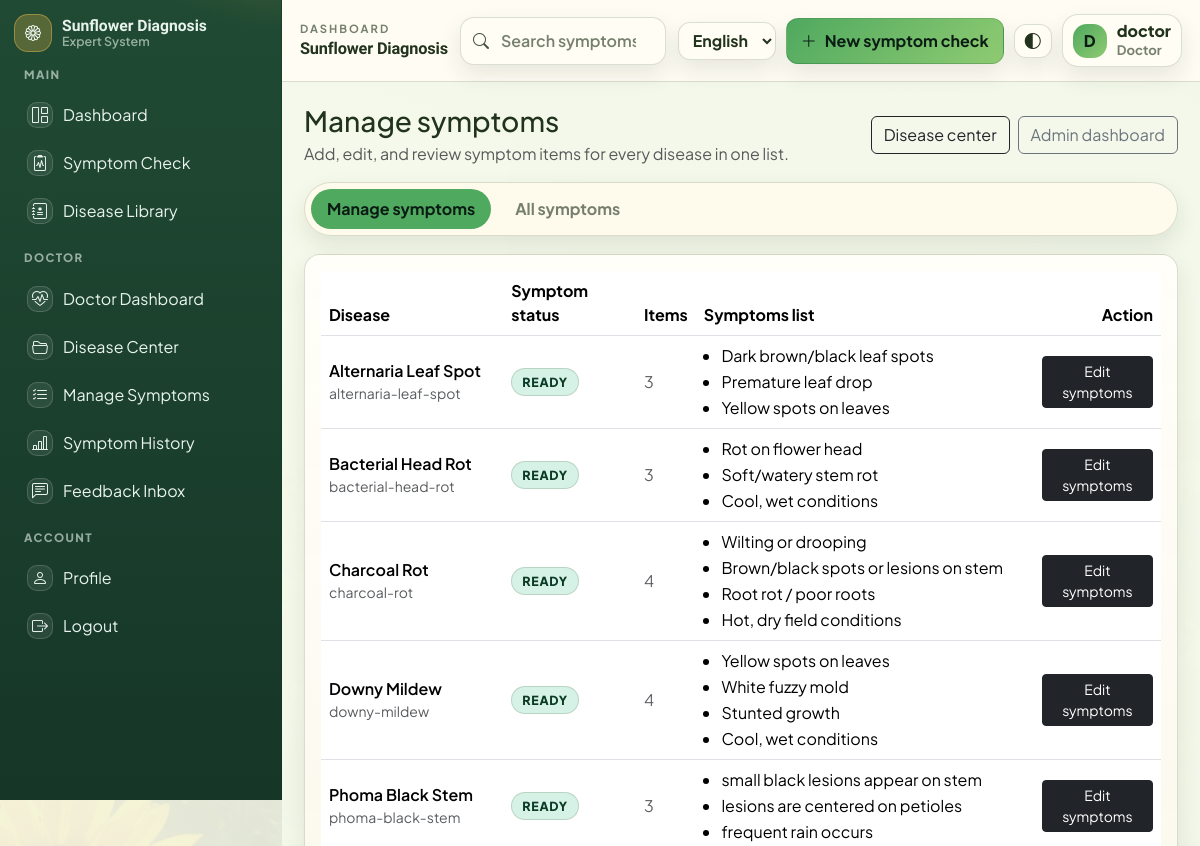
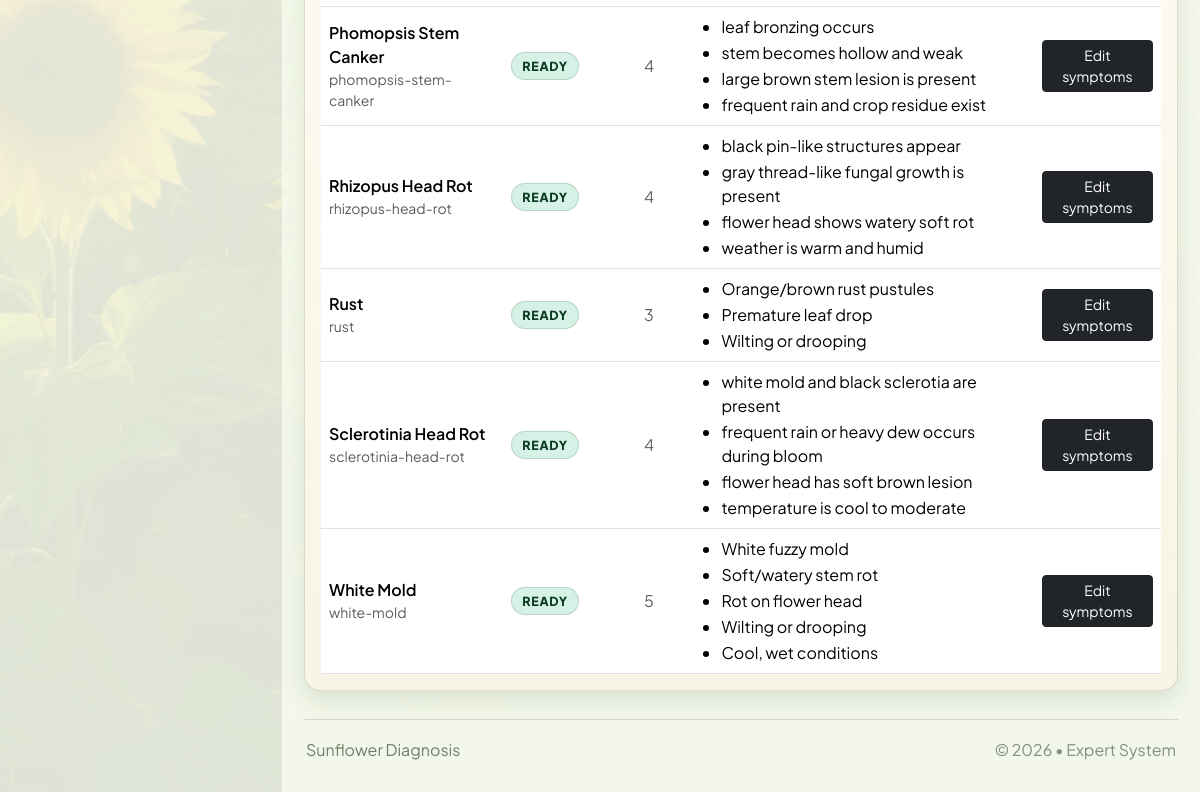
Before: /admin/checklists (signed in) with the older database file (2 pictures, top to bottom).
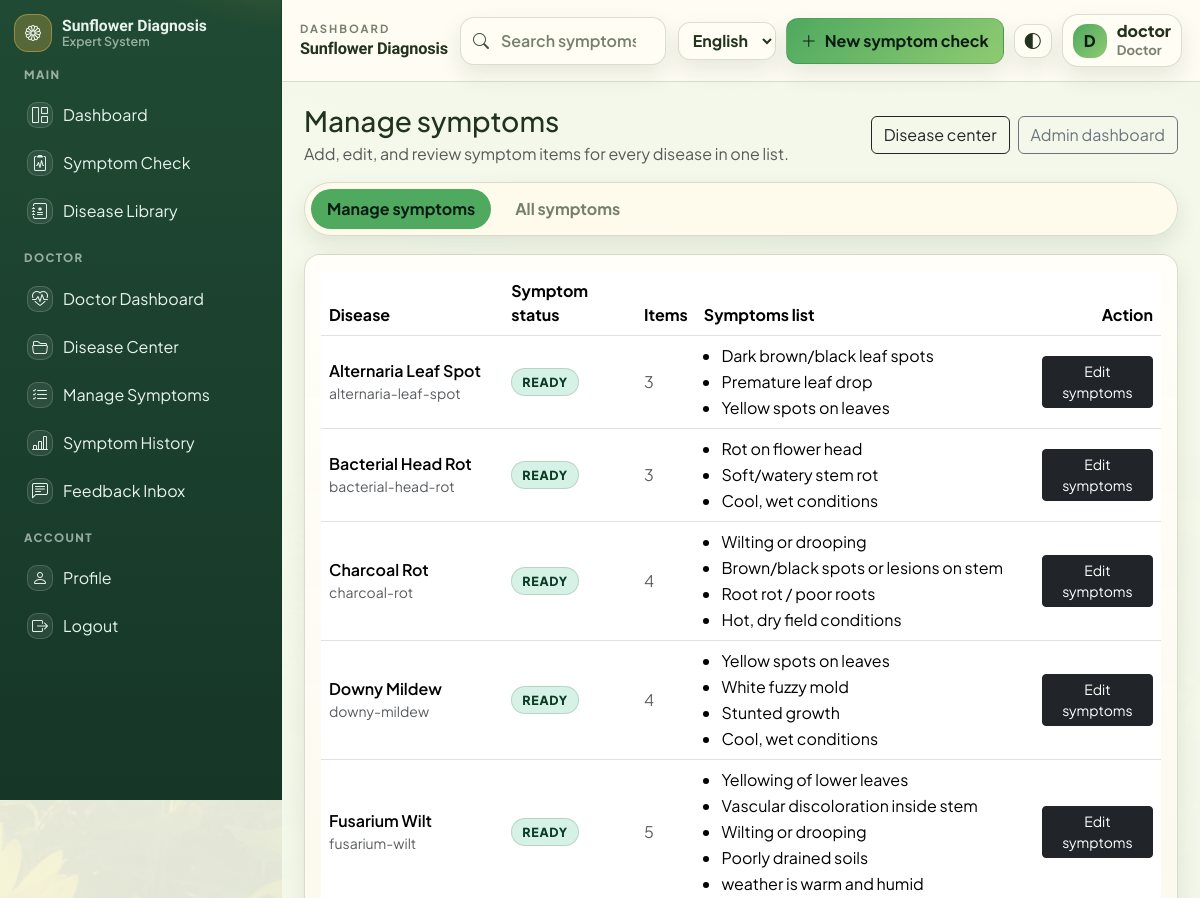
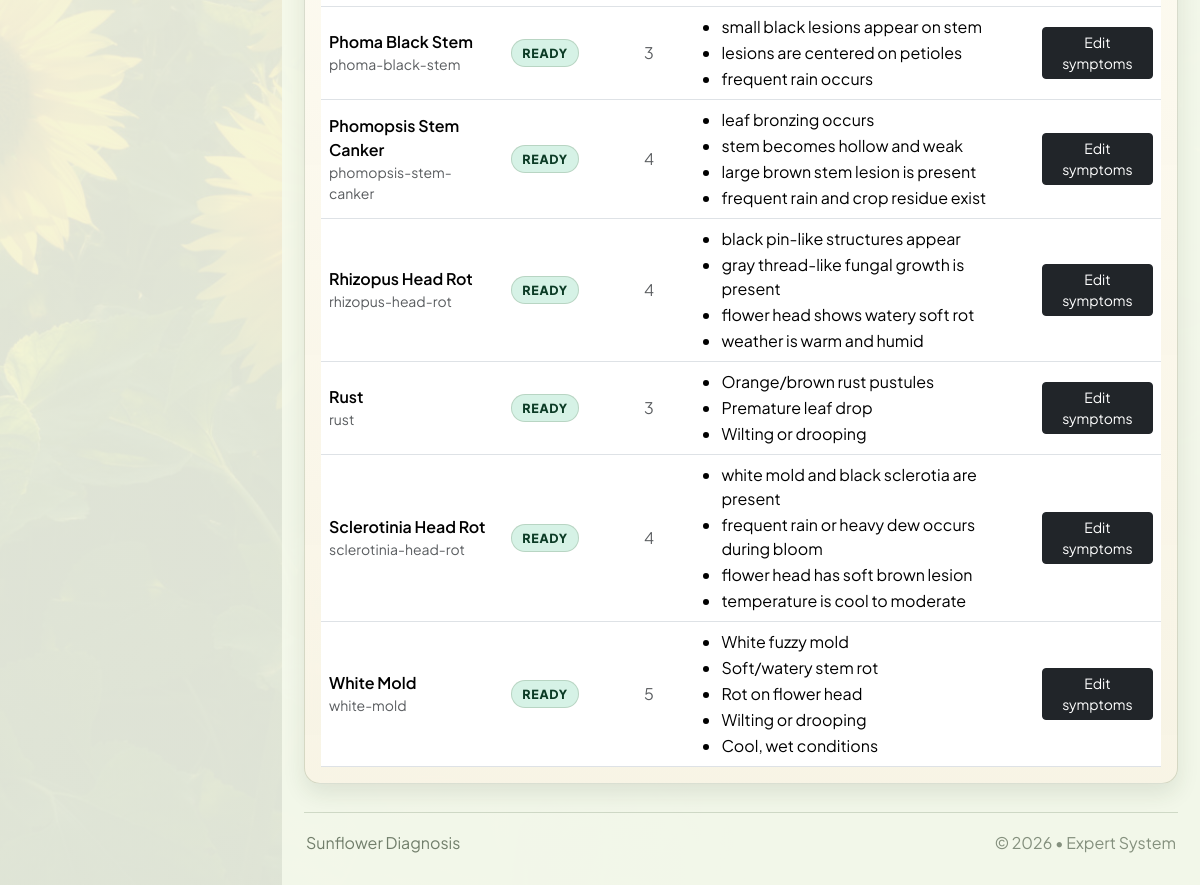
After: the same page with the newer database file (2 pictures, top to bottom).
### app/models/disease.py (models this page shows, shortened)
class Disease(db.Model):
    __tablename__ = "diseases"
    id = db.Column(db.Integer, primary_key=True)
    slug = db.Column(db.String(80), unique=True, nullable=False)
    name = db.Column(db.String(120), nullable=False)
    symptoms = db.Column(db.Text, nullable=False)
    cause = db.Column(db.Text, nullable=False)
    treatment = db.Column(db.Text, nullable=False)
    prevention = db.Column(db.Text, nullable=False)
    image_filename = db.Column(db.String(200), nullable=True)
    created_by_id = db.Column(db.Integer, db.ForeignKey("users.id"), nullable=True, index=True)
    updated_by_id = db.Column(db.Integer, db.ForeignKey("users.id"), nullable=True, index=True)
    created_at = db.Column(db.DateTime, default=datetime.utcnow, nullable=True)
    updated_at = db.Column(
        db.DateTime, default=datetime.utcnow, onupdate=datetime.utcnow, nullable=True
    )
    symptom_checklist_json = db.Column(db.Text, nullable=True, default="[]")
    created_by = db.relationship("User", foreign_keys=[created_by_id], lazy="joined")
    updated_by = db.relationship("User", foreign_keys=[updated_by_id], lazy="joined")
    def checklist_items(self) -> list[dict]:
        try:
            items = json.loads(self.symptom_checklist_json or "[]")
            return items if isinstance(items, list) else []
        except Exception:
            return []

### app/routes/admin.py (the view)
@admin_bp.route("/checklists")
@login_required
@permission_required("manage_diseases")
def checklists():
    diseases = Disease.query.order_by(Disease.name.asc()).all()
    rows = []
    for disease in diseases:
        items = disease.checklist_items()
        symptom_labels = []
        for item in items:
            if isinstance(item, dict):
                label = (item.get("label") or "").strip()
            else:
                label = str(item).strip()
            if label:
                symptom_labels.append(label)
        rows.append(
            {
                "disease": disease,
                "symptom_labels": symptom_labels,
                "item_count": len(symptom_labels),
                "ready": bool(symptom_labels),
            }
        )
    return render_template("admin/checklists.html", rows=rows)

### app/models/user.py (called while the page is built)
@login_manager.user_loader
def load_user(user_id: str):
    return User.query.get(int(user_id))

    def has_permission(self, permission_name: str) -> bool:
        if not permission_name:
            return False
        if self.role == "admin" and permission_name == "access_admin":
            return True
        try:
            q = (
                db.session.query(Permission.id)
                .join(role_permissions, Permission.id == role_permissions.c.permission_id)
                .filter(Permission.name == permission_name)
            )
            if self.role_id:
                q = q.filter(role_permissions.c.role_id == self.role_id)
            else:
                q = q.join(Role, Role.id == role_permissions.c.role_id).filter(Role.name == self.role)
            row = q.first()
            return row is not None
        except OperationalError:
            return self.role == "admin"

### app/templates/admin/checklists.html (shortened to what this page needs)
{% extends "base.html" %}

### app/templates/base.html (shortened to what the changed rows need)
<!doctype html>
<html lang="en" data-theme="light" data-bs-theme="light">
<head>
  <link href="https://cdn.jsdelivr.net/npm/bootstrap@5.3.3/dist/css/bootstrap.min.css" rel="stylesheet">
  <link href="https://cdn.jsdelivr.net/npm/bootstrap-icons@1.11.3/font/bootstrap-icons.min.css" rel="stylesheet">
  <link rel="stylesheet" href="{{ url_for('static', filename='css/style.css') }}?v=15">
</head>
<body>
  {% set authed = current_user.is_authenticated %}
  {% if authed %}
  <div class="sf-app">
    <aside class="sf-sidebar" aria-label="Sidebar">
      <div class="sf-side-head">
        <a class="sf-brand" href="{{ url_for('main.home') }}">
          <span class="sf-brand-icon" aria-hidden="true"><i class="bi bi-flower1"></i></span>
          <span class="sf-brand-text">
            <span class="sf-brand-title" data-i18n="brand_title">Sunflower Diagnosis</span>
            <span class="sf-brand-sub" data-i18n="brand_sub">Expert System</span>
          </span>
        </a>
      </div>
      <nav class="sf-nav">
        <div class="sf-nav-section" data-i18n="nav_main">MAIN</div>
        <a class="sf-nav-item {% if request.path == '/' %}is-active{% endif %}" href="{{ url_for('main.home') }}">
          <span class="sf-nav-ico" aria-hidden="true"><i class="bi bi-grid-1x2"></i></span>
          <span data-i18n="nav_dashboard">Dashboard</span>
        </a>
        <a class="sf-nav-item {% if request.path.startswith('/diagnose') %}is-active{% endif %}" href="{{ url_for('main.diagnose_page') }}">
          <span class="sf-nav-ico" aria-hidden="true"><i class="bi bi-clipboard2-pulse"></i></span>
          <span data-i18n="nav_symptom_check">Symptom Check</span>
        </a>
        <a class="sf-nav-item" href="{{ url_for('main.home') }}#library">
          <span class="sf-nav-ico" aria-hidden="true"><i class="bi bi-journal-medical"></i></span>
          <span data-i18n="nav_disease_library">Disease Library</span>
        </a>
        {% if current_user.has_permission('manage_diseases') and not current_user.has_permission('access_admin') %}
          <div class="sf-nav-section" data-i18n="nav_doctor">DOCTOR</div>
          <a class="sf-nav-item {% if request.path.startswith('/doctor') and (request.path == '/doctor' or request.path.startswith('/doctor/dashboard')) %}is-active{% endif %}" href="{{ url_for('doctor.dashboard') }}">
            <span class="sf-nav-ico" aria-hidden="true"><i class="bi bi-heart-pulse"></i></span>
            <span data-i18n="nav_doctor_dashboard">Doctor Dashboard</span>
          </a>
          <a class="sf-nav-item {% if request.path.startswith('/doctor/diseases') or request.path.startswith('/doctor/disease/') %}is-active{% endif %}" href="{{ url_for('doctor.diseases') }}">
            <span class="sf-nav-ico" aria-hidden="true"><i class="bi bi-folder2-open"></i></span>
            <span data-i18n="nav_disease_center">Disease Center</span>
          </a>
          <a class="sf-nav-item {% if request.path.startswith('/doctor/checklists') or request.path.startswith('/doctor/checklist/') %}is-active{% endif %}" href="{{ url_for('doctor.checklists') }}">
            <span class="sf-nav-ico" aria-hidden="true"><i class="bi bi-list-check"></i></span>
            <span data-i18n="nav_manage_symptoms">Manage Symptoms</span>
          </a>
          {% if current_user.has_permission('view_symptom_checks') %}
          <a class="sf-nav-item {% if request.path.startswith('/doctor/symptom') %}is-active{% endif %}" href="{{ url_for('doctor.symptom_checks') }}">
            <span class="sf-nav-ico" aria-hidden="true"><i class="bi bi-bar-chart-line"></i></span>
            <span data-i18n="nav_symptom_history">Symptom History</span>
          </a>
          {% endif %}
          <a class="sf-nav-item {% if request.path.startswith('/doctor/feedback') %}is-active{% endif %}" href="{{ url_for('doctor.feedback') }}">
            <span class="sf-nav-ico" aria-hidden="true"><i class="bi bi-chat-left-text"></i></span>
            <span data-i18n="nav_feedback_inbox">Feedback Inbox</span>
          </a>
        {% endif %}
        <div class="sf-nav-section" data-i18n="nav_account">ACCOUNT</div>
        <a class="sf-nav-item {% if request.path.startswith('/user/profile') %}is-active{% endif %}" href="{{ url_for('user.profile') }}">
          <span class="sf-nav-ico" aria-hidden="true"><i class="bi bi-person"></i></span>
          <span data-i18n="nav_profile">Profile</span>
        </a>
        <a class="sf-nav-item" href="{{ url_for('auth.logout') }}">
          <span class="sf-nav-ico" aria-hidden="true"><i class="bi bi-box-arrow-right"></i></span>
          <span data-i18n="nav_logout">Logout</span>
        </a>
      </nav>
    </aside>
    <div class="sf-main">
      <header class="sf-topbar">
        <div class="sf-topbar-left">
          <div class="sf-topbar-meta">
            <div class="sf-topbar-kicker" data-i18n="topbar_kicker">Dashboard</div>
            <div class="sf-topbar-title" data-i18n="topbar_title">Sunflower Diagnosis</div>
          </div>
        </div>
        <form class="sf-search" role="search" method="get" action="{{ url_for('main.search') }}">
          <i class="bi bi-search sf-search-ico" aria-hidden="true"></i>
          <input class="sf-search-input" type="search" name="q" value="{{ request.args.get('q','') }}" placeholder="Search symptoms, reports, crops" data-i18n-placeholder="search_placeholder" autocomplete="off" aria-label="Search">
        </form>
        <div class="sf-top-actions">
          <select class="sf-lang-select" data-language-select aria-label="Language">
            <option value="en">English</option>
          </select>
          <a class="sf-primary-btn" href="{{ url_for('main.diagnose_page') }}">
            <i class="bi bi-plus-lg" aria-hidden="true"></i>
            <span data-i18n="new_symptom_check">New symptom check</span>
          </a>
          <button class="sf-icon-btn" type="button" data-action="toggleTheme" title="Toggle theme" data-i18n-title="toggle_theme" aria-label="Toggle theme">
            <i class="bi bi-circle-half" aria-hidden="true"></i>
          </button>
          <div class="sf-userchip" title="Signed in">
            <div class="sf-avatar" aria-hidden="true">{{ (current_user.username or 'U')[0] | upper }}</div>
            <div class="sf-userchip-text d-none d-sm-block">
              <div class="sf-userchip-name" data-no-translate>{{ current_user.username }}</div>
              <div class="sf-userchip-role">{{ (current_user.role or 'user') | capitalize }}</div>
            </div>
          </div>
        </div>
      </header>
      <main class="sf-content">
        {{ page_content | safe }}
        <footer class="sf-footer">
          <div data-i18n="footer_title">Sunflower Diagnosis</div>
          <div class="sf-footer-muted" data-i18n="footer_sub">© 2026 • Expert System</div>
        </footer>
      </main>
    </div>
  </div>
  {% endif %}
</body>
</html>

Changed rows visible on the page:
changed Disease: slug "…wet conditions Edit symptoms Phoma Black Stem phoma-black-stem…" → "…wet conditions Edit symptoms Fusarium Wilt fusarium-wilt READY 5 Yellowing of lower leaves Vascular discoloration inside stem Wilting or drooping Poorly drained soils weather is warm and humid Edit symptoms Phoma Black Stem phoma-black-stem…"
